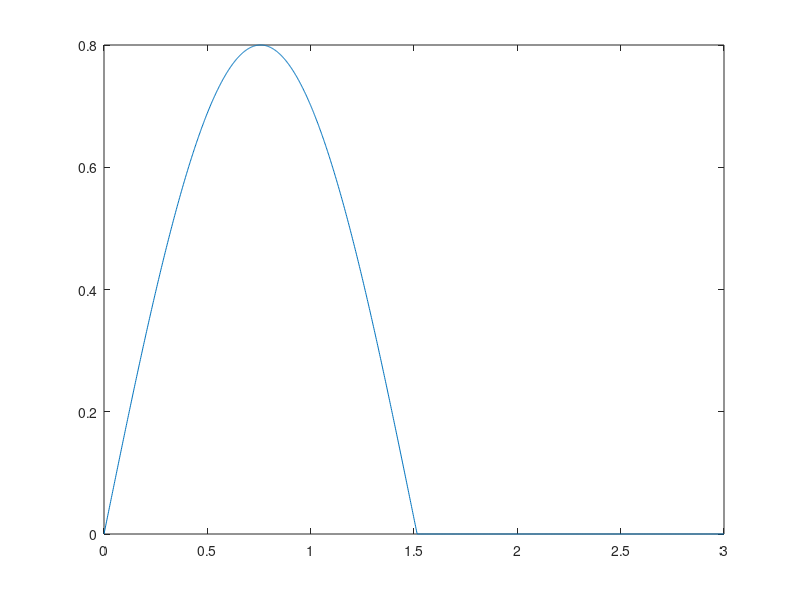
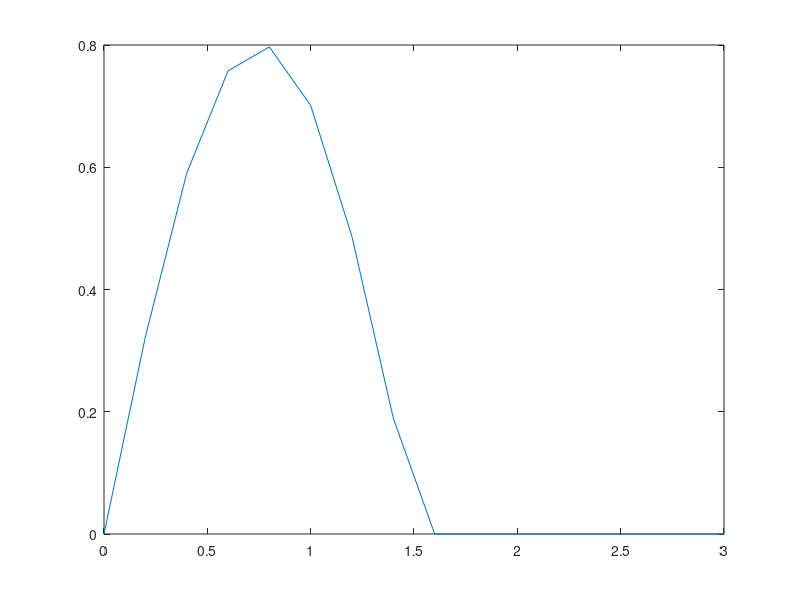
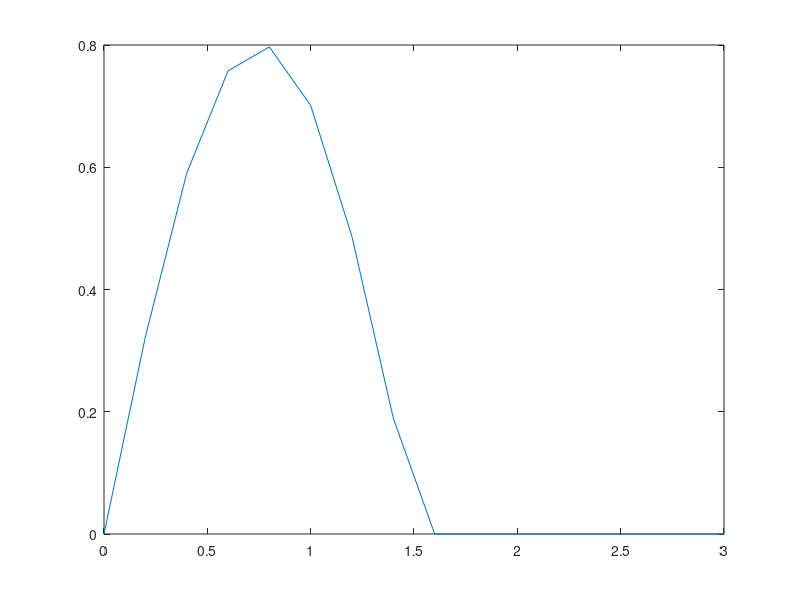

Here is the MATLAB script that generated these plots, in order:
function []= Ex4()
figure (1)
 f=0.33;
 t1=0:0.002:3;
 s1=0.8*sin(2*pi*f*t1);
 s1(s1<0)=0;
 plot (t1,s1)
 
 figure (2)
 f=0.33;
 t1=0:0.2:3;
 s1=0.8*sin(2*pi*f*t1);
 s1(s1<0)=0;
 plot (t1,s1)
 
 figure (3)
  f=0.33;
 t1=0:0.2:3;
 s1=0.8*sin(2*pi*f*t1);
 s1(s1<0)=0;
 plot (t1,s1)
 
 
end